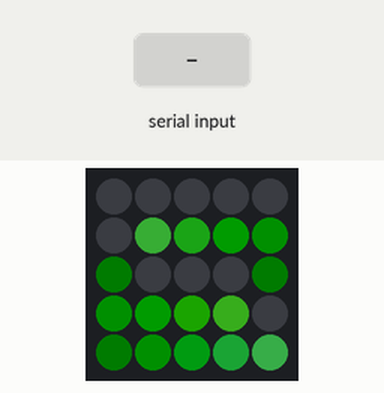
Recording of a program running on a simulated Raspberry Pi Pico running CircuitPython. Parts: 5×5 RGB LED matrix (first LED top left, wired row by row). The test bench sets the inputs (shaded band). Dim RGB values are drawn brighter than linear; the interpreter's speed is modelled, so counts of loop turns are approximate; files that are not in the repository are absent; what the program prints to the serial console is not drawn.

Above: at 1.6 s.
1.7 s: "audio.level" typed at the serial console, then Enter
At 2.12 s:
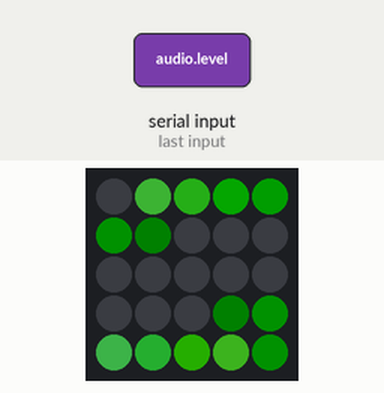
3.5 s: "allclear" typed at the serial console, then Enter
At 3.98 s:
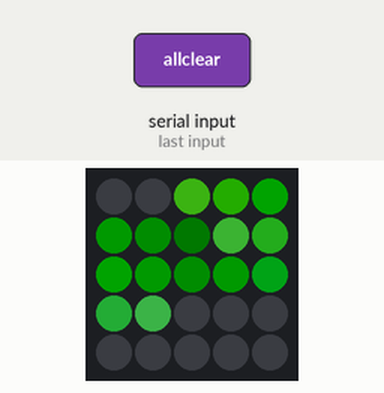
5.4 s: "completion" typed at the serial console, then Enter
At 5.85 s:
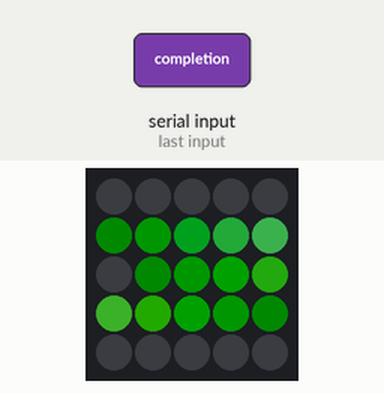
7.3 s: "alert" typed at the serial console, then Enter
At 7.72 s:
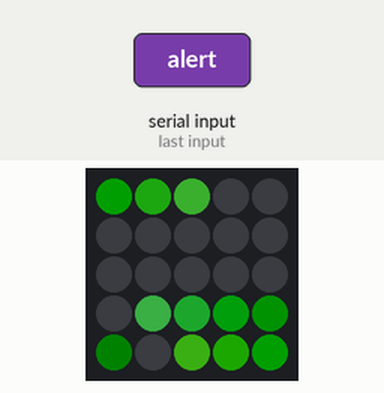
9.1 s: "discovery" typed at the serial console, then Enter
At 9.27 s:
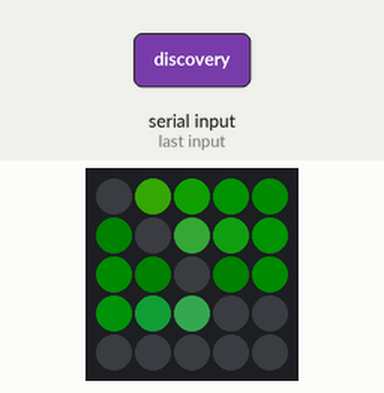
10.7 s: "X" typed at the serial console, then Enter
At 12.04 s:
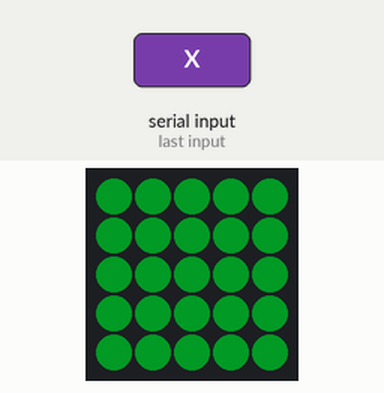

Measured:
- after the input at 10.7 s, the LEDs: first differ from a run without the input after 0.08 s (image 6 shows a later state)

The program:

code.py
```python
# suzu firefly matrix - rp2040-matrix, suzu/1
#
# The light-sentence face: 25 RGB pixels, per-pixel color and intensity.
# Hue carries valence, intensity carries urgency, tempo carries time -
# the gloss (5-4 breath, 3 pulse, 2 blink, 1 strobe, 0 dark) rendered
# literally. Text lives on other faces; this one tells with light.
#
# Frames (suzu/1 suzu-t, newline-terminated):
#   I                     -> OK,{descriptor}*hh
#   K                     -> OK (keepalive; also feeds the idle clock)
#   G,report,<cpu>,<mem>,<gpu> -> ground: the breath, hue by health fold
#   A,audio.level,<0-100> -> the pulse lane: brightness follows the level
#   R,<signal>,<urgency>,0,1,<seq>[,<words>] -> a ring: hue by valence,
#                            tempo by urgency; alert latches, the rest
#                            render ~5 s and the ground resumes
#   X                     -> restore ground after a ring
# Unknown frames -> ERR. Silence -> the fireflies come out (idle).
# Boot opens with the fireflies too: the garden before the house.

import board
import json
import neopixel
import os
import random
import supervisor
import sys
import time
import microcontroller

NUM = 25
COLS = 5
ROWS = 5

pixels = neopixel.NeoPixel(board.GP16, NUM, brightness=0.3, auto_write=False)

_VERSION = "1.0.0"


def _load_descriptor():
    try:
        with open("/suzu.json") as f:
            return json.loads(f.read())
    except (OSError, ValueError):
        return {}


def _descriptor():
    d = dict(_DESCRIPTOR)
    d["proto"] = "suzu/1"
    d["version"] = _VERSION
    try:
        uid = microcontroller.cpu.uid
        d["hardware_id"] = "rp2040-" + "".join("{:02x}".format(b) for b in uid)
    except AttributeError:
        pass
    d["coverage"] = {
        "grounds": ["report"],
        "slots": {"report": ["cpu", "mem", "gpu"]},
        "extras": ["audio.level"],
    }
    return json.dumps(d)


_DESCRIPTOR = _load_descriptor()

LABEL_FILE = "/label.txt"
label = "suzu"
try:
    with open(LABEL_FILE) as f:
        label = f.read().strip() or label
except OSError:
    pass

mode = "idle"
ring_hue = (200, 10, 0)
ring_latch = False
ring_until = 0.0
ground = (50, 50, 50)
last_rx = None
boot_t = time.monotonic()
ff_t0 = boot_t

flies = [[6, 1, 20], [18, -1, 90], [12, 1, 160]]

TICK = 0.1
IDLE_AFTER = 10.0


def r(msg):
    print(msg)


def breath_color():
    worst = max(ground)
    if worst < 60:
        return (0, 120, 30)
    if worst < 85:
        return (160, 110, 0)
    return (180, 20, 0)


def ring_hue_for(signal):
    s = signal.lower()
    if s.startswith("alert"):
        return (200, 10, 0)
    if s.startswith("allclear"):
        return (0, 180, 40)
    if s.startswith("completion"):
        return (0, 120, 200)
    if s.startswith("discovery"):
        return (120, 60, 200)
    return (200, 140, 0)


def render_breath(t):
    hue = breath_color()
    phase = (t % 4.0) / 4.0
    k = 0.35 + 0.4 * abs(phase * 2 - 1)
    c = tuple(int(v * k) for v in hue)
    pixels.fill(c)
    pixels.show()


def render_ring(t):
    left = ring_until - t
    on = True
    if ring_latch:
        on = int(t * 4) % 2 == 0
    elif int(t * 5) % 2 == 0:
        on = left % 0.4 < 0.25
    if on:
        k = max(0.15, min(1.0, 0.15 + 4 * 0.17))
        pixels.fill(tuple(int(v * k) for v in ring_hue))
    else:
        pixels.fill((0, 0, 0))
    pixels.show()


def render_idle(t):
    px_new = [None] * NUM
    for fly in flies:
        fly[0] += fly[1]
        if fly[0] >= NUM or fly[0] < 0:
            fly[1] = -fly[1]
            fly[0] = max(0, min(NUM - 1, fly[0]))
        age = (t * 40 + fly[2]) % 255
        g = 120 + int(90 * abs((t % 2) - 1))
        px_new[fly[0]] = (g // 3, g, age // 3)
    for i in range(NUM):
        r, g, b = pixels[i]
        pixels[i] = (max(0, r - 30), max(0, g - 30), max(0, b - 30))
    for i in range(NUM):
        if px_new[i] is not None:
            pixels[i] = px_new[i]
    pixels.show()


def with_checksum(frame):
    x = 0
    for b in frame.encode():
        x ^= b
    return "{0}*{1:02x}".format(frame, x)


def process(line):
    global mode, ground, ring_hue, ring_latch, ring_until, last_rx, label
    parts = line.split(",")
    c = parts[0].upper()
    a = parts[1:]

    if c == "I":
        r("OK," + _descriptor())
    elif c == "K":
        r("OK")
    elif c == "G" and a and a[0] == "report":
        vals = []
        for v in a[1:4]:
            vals.append(int(v) if v.isdigit() else 0)
        ground = vals
        mode = "breath"
        r("OK")
    elif c == "A" and len(a) >= 2 and a[0] == "audio.level":
        pulse = max(0, min(100, int(a[1])))
        pixels.brightness = 0.1 + (pulse / 100.0) * 0.5
        r("OK")
    elif c == "R":
        signal = a[0].lower() if a else "transition"
        urgency = int(a[1]) if len(a) > 1 and a[1].isdigit() else 3
        seq_field = a[4] if len(a) > 4 else "0"
        words = " ".join(a[5:])[:30]
        ring_hue = ring_hue_for(signal)
        ring_latch = signal.startswith("alert")
        ring_until = time.monotonic() + (3600.0 if ring_latch else 5.0)
        mode = "ring"
        r("OK," + seq_field)
    elif c == "X":
        ring_latch = False
        mode = "breath"
        r("OK")
    elif c == "S":
        label = ",".join(a) or label
        try:
            with open(LABEL_FILE, "w") as f:
                f.write(label)
        except OSError:
            pass
        r("OK")
    else:
        r("ERR,unknown:" + c)


def main():
    global last_rx, mode
    r("suzu firefly matrix - rp2040-matrix, suzu/1")
    r("OK," + _descriptor())
    pixels.fill((0, 60, 20))
    pixels.show()
    time.sleep(0.4)

    while True:
        t = time.monotonic()
        if supervisor.runtime.serial_bytes_available:
            last_rx = t
            line = ""
            while True:
                ch = sys.stdin.read(1)
                if ch == "\r" or ch == "\n":
                    break
                line += ch
            if line.strip():
                process(line.strip())
        else:
            if (last_rx is not None and t - last_rx > IDLE_AFTER) or (
                last_rx is None and t - boot_t > IDLE_AFTER
            ):
                mode = "idle"

        if mode == "idle":
            render_idle(t)
        elif mode == "ring":
            if now() < ring_until or ring_latch:
                render_ring(t)
            else:
                mode = "breath"
        elif mode == "breath":
            render_breath(t)
        time.sleep(TICK)


boot_t = time.monotonic()
main()
```
